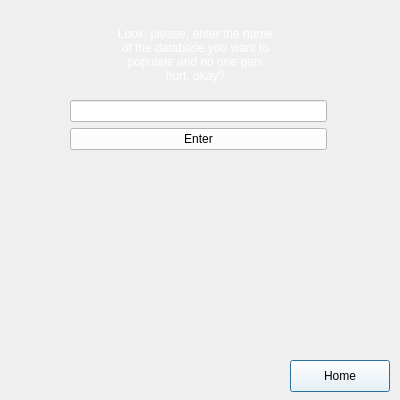
<?xml version="1.0" encoding="UTF-8"?>
<ui version="4.0">
 <class>Populate</class>
 <widget class="QDialog" name="Populate">
  <property name="geometry">
   <rect>
    <x>0</x>
    <y>0</y>
    <width>400</width>
    <height>400</height>
   </rect>
  </property>
  <property name="windowTitle">
   <string>Dialog</string>
  </property>
  <widget class="QLabel" name="label">
   <property name="geometry">
    <rect>
     <x>30</x>
     <y>0</y>
     <width>331</width>
     <height>111</height>
    </rect>
   </property>
   <property name="styleSheet">
    <string notr="true">color: white;</string>
   </property>
   <property name="text">
    <string>&lt;html&gt;&lt;head/&gt;&lt;body&gt;&lt;p align=&quot;center&quot;&gt;Look, please, enter the name&lt;br/&gt;of the database you want to &lt;br/&gt;populate and no one gets &lt;br/&gt;hurt, okay?&lt;/p&gt;&lt;/body&gt;&lt;/html&gt;</string>
   </property>
  </widget>
  <widget class="QPushButton" name="pushButton_2">
   <property name="geometry">
    <rect>
     <x>290</x>
     <y>360</y>
     <width>100</width>
     <height>32</height>
    </rect>
   </property>
   <property name="styleSheet">
    <string notr="true">background-color: white;</string>
   </property>
   <property name="text">
    <string>Home</string>
   </property>
  </widget>
  <widget class="QWidget" name="layoutWidget">
   <property name="geometry">
    <rect>
     <x>70</x>
     <y>100</y>
     <width>257</width>
     <height>256</height>
    </rect>
   </property>
   <layout class="QVBoxLayout" name="verticalLayout_2">
    <item>
     <layout class="QVBoxLayout" name="verticalLayout">
      <item>
       <widget class="QLineEdit" name="lineEdit">
        <property name="styleSheet">
         <string notr="true">background-color: white;</string>
        </property>
       </widget>
      </item>
      <item>
       <widget class="QPushButton" name="pushButton">
        <property name="styleSheet">
         <string notr="true">background-color: white;</string>
        </property>
        <property name="text">
         <string>Enter</string>
        </property>
       </widget>
      </item>
     </layout>
    </item>
    <item>
     <widget class="QLabel" name="label_2">
      <property name="text">
       <string/>
      </property>
      <property name="pixmap">
       <pixmap resource="resources.qrc">:/Resources/Images/image 5.png</pixmap>
      </property>
     </widget>
    </item>
   </layout>
  </widget>
 </widget>
 <resources>
  <include location="resources.qrc"/>
 </resources>
 <connections/>
</ui>
